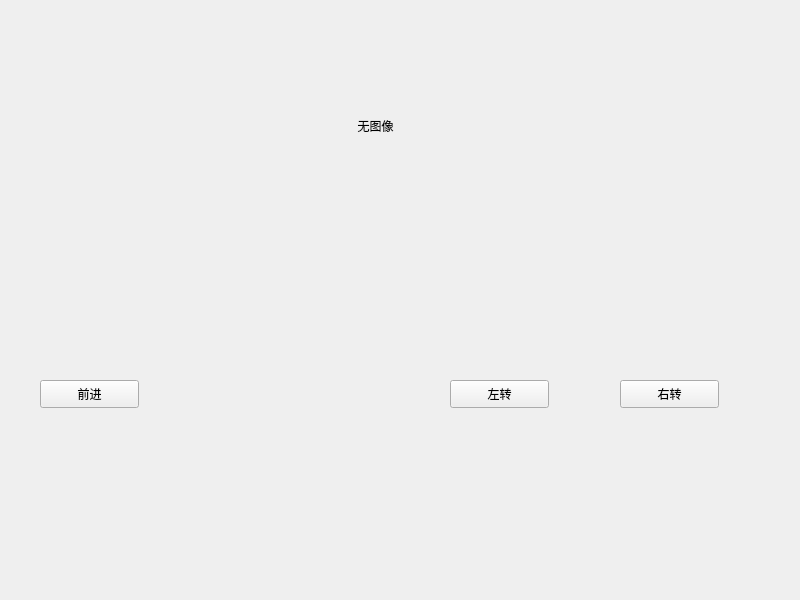
<?xml version="1.0" encoding="UTF-8"?>
<ui version="4.0">
 <class>Widget</class>
 <widget class="QWidget" name="Widget">
  <property name="geometry">
   <rect>
    <x>0</x>
    <y>0</y>
    <width>800</width>
    <height>600</height>
   </rect>
  </property>
  <property name="windowTitle">
   <string>Widget</string>
  </property>
  <widget class="QLabel" name="label">
   <property name="geometry">
    <rect>
     <x>30</x>
     <y>20</y>
     <width>691</width>
     <height>211</height>
    </rect>
   </property>
   <property name="text">
    <string>无图像</string>
   </property>
   <property name="alignment">
    <set>Qt::AlignmentFlag::AlignCenter</set>
   </property>
  </widget>
  <widget class="QPushButton" name="pushButton">
   <property name="geometry">
    <rect>
     <x>40</x>
     <y>380</y>
     <width>99</width>
     <height>28</height>
    </rect>
   </property>
   <property name="text">
    <string>前进</string>
   </property>
  </widget>
  <widget class="QPushButton" name="pushButton_2">
   <property name="geometry">
    <rect>
     <x>450</x>
     <y>380</y>
     <width>99</width>
     <height>28</height>
    </rect>
   </property>
   <property name="text">
    <string>左转</string>
   </property>
  </widget>
  <widget class="QPushButton" name="pushButton_3">
   <property name="geometry">
    <rect>
     <x>620</x>
     <y>380</y>
     <width>99</width>
     <height>28</height>
    </rect>
   </property>
   <property name="text">
    <string>右转</string>
   </property>
  </widget>
 </widget>
 <resources/>
 <connections/>
</ui>
